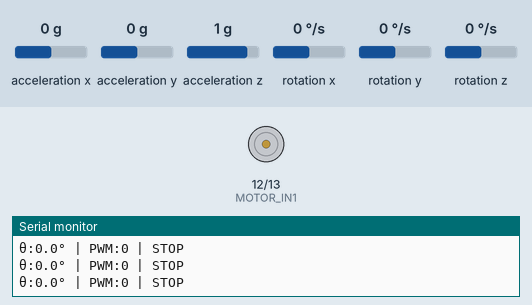
A sketch run on a simulated ESP8266 (NodeMCU). On the bench: motor-driver pin pairs drawn as motors (green arrow = first pin HIGH = forward, orange = second pin HIGH = backward, longer = more drive, scaled by the enable pin), the last lines printed to the serial monitor. The test bench sets the inputs (shaded band); at power-on: rotation x 0 °/s, acceleration y 0 g, acceleration x 0 g, acceleration z 1 g, rotation y 0 °/s, rotation z 0 °/s.

Above: at 6.4 s.
6.5 s: rotation x set to -192 °/s
At 7.6 s:
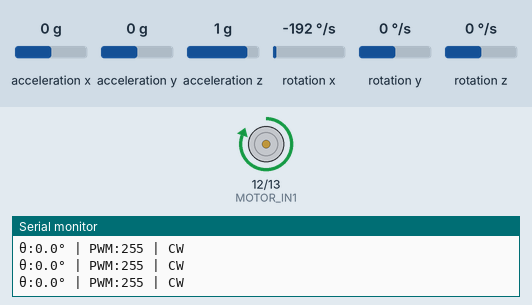
8.0 s: rotation x set to 100 °/s
At 9.2 s:
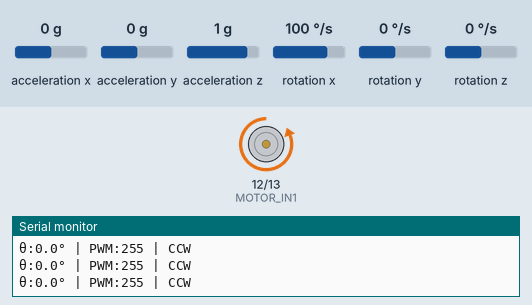
9.5 s: rotation x set to 8 °/s
At 9.9 s:
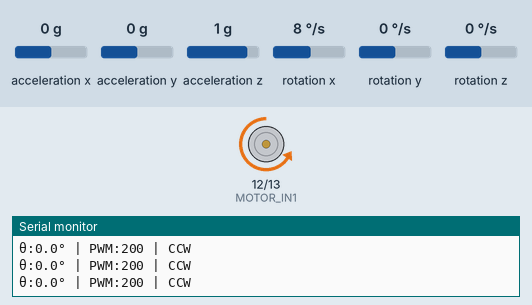
11.0 s: rotation x set to -100 °/s
At 11.6 s:
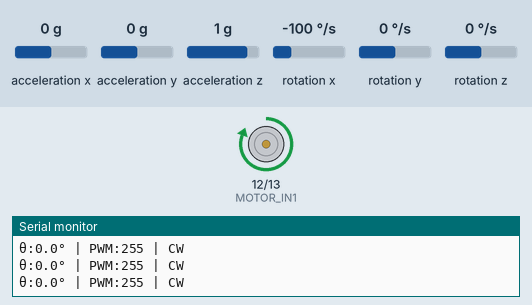
12.5 s: acceleration y set to -0.4 g
At 13.6 s:
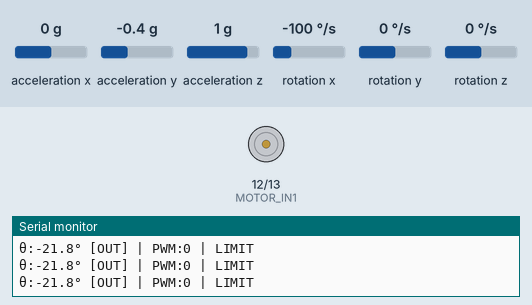
14.4 s: acceleration y set to 0 g
At 15.2 s:
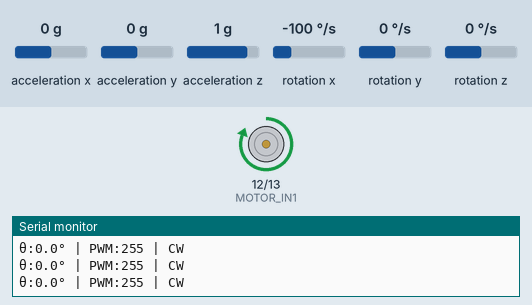
Timing chart, 0 to 16.9 s (numbered marks = the images above; inputs shaded):
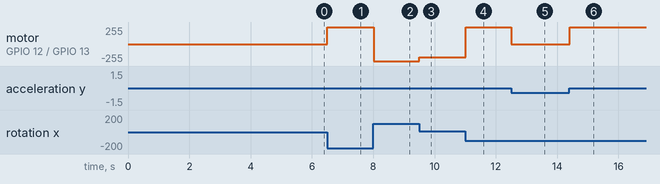

The sketch:

esp8266_mpu6050_test.ino
```cpp
#include <Wire.h>
#include <math.h>

// MPU6050 library is much simpler for filter/fusion
#include <MPU6050_tockn.h>

// ====================== PIN & IMU SETUP ======================
// ESP8266 Pin Assignments (NodeMCU/Wemos D1 Mini)

#define I2C_SDA        4   // D2 on NodeMCU (GPIO4)
#define I2C_SCL        5   // D1 on NodeMCU (GPIO5)
#define MPU_ADDR       0x68 // Default I2C address for MPU6050

#define MOTOR_IN1      12  // D6 (GPIO12)
#define MOTOR_IN2      13  // D7 (GPIO13)
#define MOTOR_ENA      14  // D5 (GPIO14) - PWM capable

// Initialize MPU6050 object
MPU6050 mpu6050(Wire);

// --- MANUAL IMU HELPERS REMOVED ---
// (readRegister, readRegister16, writeRegister functions removed)

// ====================== MOTOR HELPERS ======================
// ESP8266 PWM range is 0-1023, not 0-255

void motorCW(int speed) {
  speed = constrain(speed, 0, 255);
  int pwm8266 = map(speed, 0, 255, 0, 1023);  // Convert to ESP8266 range
  digitalWrite(MOTOR_IN1, HIGH);
  digitalWrite(MOTOR_IN2, LOW);
  analogWrite(MOTOR_ENA, pwm8266);
}

void motorCCW(int speed) {
  speed = constrain(speed, 0, 255);
  int pwm8266 = map(speed, 0, 255, 0, 1023);  // Convert to ESP8266 range
  digitalWrite(MOTOR_IN1, LOW);
  digitalWrite(MOTOR_IN2, HIGH);
  analogWrite(MOTOR_ENA, pwm8266);
}

void motorStop() {
  digitalWrite(MOTOR_IN1, LOW);
  digitalWrite(MOTOR_IN2, LOW);
  analogWrite(MOTOR_ENA, 0);
}

// ====================== BALANCED CONTROL PARAMS ======================

float Kp = 40.0;
float Kd = 25.0;

#define MAX_TILT_ANGLE  12.0
#define MIN_TILT_ANGLE -12.0
#define PWM_DEADZONE    10

// --- IMU FILTER VARIABLES REMOVED ---
// (alpha, angle_filtered, lastMicros removed)

// ====================== SETUP ======================

void setup() {
  // NOTE: You reduced this to 9600 in the provided code. Using 9600.
  Serial.begin(9600);
  delay(2000);

  pinMode(MOTOR_IN1, OUTPUT);
  pinMode(MOTOR_IN2, OUTPUT);
  pinMode(MOTOR_ENA, OUTPUT);
  motorStop();

  // ESP8266: Specify I2C pins explicitly
  Wire.begin(I2C_SDA, I2C_SCL);
  Wire.setClock(400000);

  Serial.println("\n===========================================");
  Serial.println("   BALANCED REACTION WHEEL CONTROL");
  Serial.println("   (ESP8266 - Library-Based IMU)");
  Serial.println("===========================================\n");

  // --- MPU6050_TOCKN Library Initialization ---
  mpu6050.begin();

  // Calibrate Gyro (essential for drift compensation)
  Serial.println("Calibrating gyroscope... KEEP ROBOT STILL!");
  mpu6050.calcGyroOffsets(true);
  Serial.println("Calibration complete.\n");
  // ----------------------------------------------

  Serial.println("Settings:");
  Serial.print("  Kp = "); Serial.print(Kp); Serial.println(" (Proportional)");
  Serial.print("  Kd = "); Serial.print(Kd); Serial.println(" (Damping)");
  Serial.println("  Range: ±12°");
  Serial.println("  CPU: 80MHz (ESP8266)");
  Serial.println("===========================================\n");
}

// ====================== MAIN LOOP ======================

void loop() {
  // 1. Update the MPU data (reads registers, calculates fusion angle)
  mpu6050.update();

  // 2. Get the processed angle and angular rate from the library
  // We use AngleX/GyroX because the original filter used X-axis acceleration/gyro for tilt.
  float angle_raw = mpu6050.getAngleX();
  float angle_rate = mpu6050.getGyroX();

  // 3. Control Logic
  bool beyond_limit = (angle_raw > MAX_TILT_ANGLE || angle_raw < MIN_TILT_ANGLE);

  float angle = constrain(angle_raw, MIN_TILT_ANGLE, MAX_TILT_ANGLE);

  // PD Control
  float u = Kp * angle + Kd * angle_rate;
  u = -u; // Control signal inversion (to push against the tilt)

  int pwm = constrain((int)u, -255, 255);

  String motorDir = "STOP";

  // 4. Motor Action
  if (beyond_limit) {
    motorStop(); // Emergency Stop
    motorDir = "LIMIT";
    pwm = 0;
  } else if (abs(pwm) < PWM_DEADZONE) {
    motorStop();
    motorDir = "STOP";
    pwm = 0;
  } else if (pwm > 0) {
    motorCW(pwm);
    motorDir = "CW";
  } else {
    motorCCW(-pwm);
    motorDir = "CCW";
  }

  // 5. Serial Output (Debug)
  Serial.print("θ:");
  Serial.print(angle_raw, 1);
  Serial.print("° ");

  if (beyond_limit) {
    Serial.print("[OUT] ");
  }

  Serial.print("| PWM:");
  Serial.print(abs(pwm));
  Serial.print(" | ");
  Serial.println(motorDir);

  delay(15);
}
```

Measured:
- the behaviour switches between -0.2 and -0.3 g on acceleration y (found by bisection; images 4 and 5)
- after the input at 6.5 s, motor on GPIO 12 (MOTOR_IN1) / GPIO 13 (MOTOR_IN2): stopped → forward 255/255 at once
- after the input at 8.0 s, motor on GPIO 12 (MOTOR_IN1) / GPIO 13 (MOTOR_IN2): forward 255/255 → backward 255/255 at once
- after the input at 9.5 s, motor on GPIO 12 (MOTOR_IN1) / GPIO 13 (MOTOR_IN2): backward 255/255 → backward 199/255 at once
- after the input at 11.0 s, motor on GPIO 12 (MOTOR_IN1) / GPIO 13 (MOTOR_IN2): backward 199/255 → forward 255/255 at once
- after the input at 12.5 s, motor on GPIO 12 (MOTOR_IN1) / GPIO 13 (MOTOR_IN2): forward 255/255 → stopped at once
- after the input at 14.4 s, motor on GPIO 12 (MOTOR_IN1) / GPIO 13 (MOTOR_IN2): stopped → forward 255/255 at once
